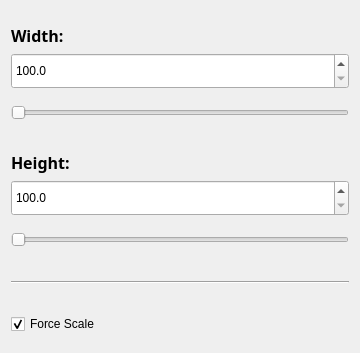
        <widget class="QWidget" name="scale_Page_2">
         <property name="geometry">
          <rect>
           <x>0</x>
           <y>0</y>
           <width>360</width>
           <height>353</height>
          </rect>
         </property>
         <attribute name="label">
          <string>Scale</string>
         </attribute>
         <layout class="QGridLayout" name="gridLayout_5">
          <item row="7" column="0">
           <widget class="QCheckBox" name="check_Box_Spherical_2">
            <property name="enabled">
             <bool>true</bool>
            </property>
            <property name="sizePolicy">
             <sizepolicy hsizetype="MinimumExpanding" vsizetype="MinimumExpanding">
              <horstretch>0</horstretch>
              <verstretch>0</verstretch>
             </sizepolicy>
            </property>
            <property name="text">
             <string>Force Scale</string>
            </property>
            <property name="checked">
             <bool>true</bool>
            </property>
           </widget>
          </item>
          <item row="2" column="0">
           <widget class="QSlider" name="horizontal_Slider_Width">
            <property name="sizePolicy">
             <sizepolicy hsizetype="MinimumExpanding" vsizetype="MinimumExpanding">
              <horstretch>0</horstretch>
              <verstretch>0</verstretch>
             </sizepolicy>
            </property>
            <property name="minimum">
             <number>100</number>
            </property>
            <property name="maximum">
             <number>5000</number>
            </property>
            <property name="value">
             <number>100</number>
            </property>
            <property name="orientation">
             <enum>Qt::Horizontal</enum>
            </property>
           </widget>
          </item>
          <item row="4" column="0">
           <widget class="QDoubleSpinBox" name="spin_Box_Height">
            <property name="sizePolicy">
             <sizepolicy hsizetype="MinimumExpanding" vsizetype="MinimumExpanding">
              <horstretch>0</horstretch>
              <verstretch>0</verstretch>
             </sizepolicy>
            </property>
            <property name="toolTip">
             <string>Selecter for Radius of Sphere</string>
            </property>
            <property name="decimals">
             <number>1</number>
            </property>
            <property name="minimum">
             <double>100.000000000000000</double>
            </property>
            <property name="maximum">
             <double>5000.000000000000000</double>
            </property>
            <property name="value">
             <double>100.000000000000000</double>
            </property>
           </widget>
          </item>
          <item row="3" column="0">
           <widget class="QLabel" name="radius_Label_3">
            <property name="sizePolicy">
             <sizepolicy hsizetype="MinimumExpanding" vsizetype="MinimumExpanding">
              <horstretch>0</horstretch>
              <verstretch>0</verstretch>
             </sizepolicy>
            </property>
            <property name="font">
             <font>
              <family>Segoe Script</family>
              <pointsize>12</pointsize>
              <weight>75</weight>
              <bold>true</bold>
             </font>
            </property>
            <property name="text">
             <string>Height:</string>
            </property>
            <property name="alignment">
             <set>Qt::AlignBottom|Qt::AlignLeading|Qt::AlignLeft</set>
            </property>
           </widget>
          </item>
          <item row="1" column="0">
           <widget class="QDoubleSpinBox" name="spin_Box_Width">
            <property name="sizePolicy">
             <sizepolicy hsizetype="MinimumExpanding" vsizetype="MinimumExpanding">
              <horstretch>0</horstretch>
              <verstretch>0</verstretch>
             </sizepolicy>
            </property>
            <property name="toolTip">
             <string>Selecter for Radius of Sphere</string>
            </property>
            <property name="decimals">
             <number>1</number>
            </property>
            <property name="minimum">
             <double>100.000000000000000</double>
            </property>
            <property name="maximum">
             <double>5000.000000000000000</double>
            </property>
            <property name="value">
             <double>100.000000000000000</double>
            </property>
           </widget>
          </item>
          <item row="5" column="0">
           <widget class="QSlider" name="horizontal_Slider_Height">
            <property name="sizePolicy">
             <sizepolicy hsizetype="MinimumExpanding" vsizetype="MinimumExpanding">
              <horstretch>0</horstretch>
              <verstretch>0</verstretch>
             </sizepolicy>
            </property>
            <property name="minimum">
             <number>100</number>
            </property>
            <property name="maximum">
             <number>5000</number>
            </property>
            <property name="value">
             <number>100</number>
            </property>
            <property name="orientation">
             <enum>Qt::Horizontal</enum>
            </property>
           </widget>
          </item>
          <item row="6" column="0">
           <widget class="Line" name="line_2">
            <property name="sizePolicy">
             <sizepolicy hsizetype="MinimumExpanding" vsizetype="MinimumExpanding">
              <horstretch>0</horstretch>
              <verstretch>0</verstretch>
             </sizepolicy>
            </property>
            <property name="orientation">
             <enum>Qt::Horizontal</enum>
            </property>
           </widget>
          </item>
          <item row="0" column="0">
           <widget class="QLabel" name="radius_Label_2">
            <property name="sizePolicy">
             <sizepolicy hsizetype="MinimumExpanding" vsizetype="MinimumExpanding">
              <horstretch>0</horstretch>
              <verstretch>0</verstretch>
             </sizepolicy>
            </property>
            <property name="font">
             <font>
              <family>Segoe Script</family>
              <pointsize>12</pointsize>
              <weight>75</weight>
              <bold>true</bold>
             </font>
            </property>
            <property name="text">
             <string>Width:</string>
            </property>
            <property name="alignment">
             <set>Qt::AlignBottom|Qt::AlignLeading|Qt::AlignLeft</set>
            </property>
           </widget>
          </item>
         </layout>
        </widget>
